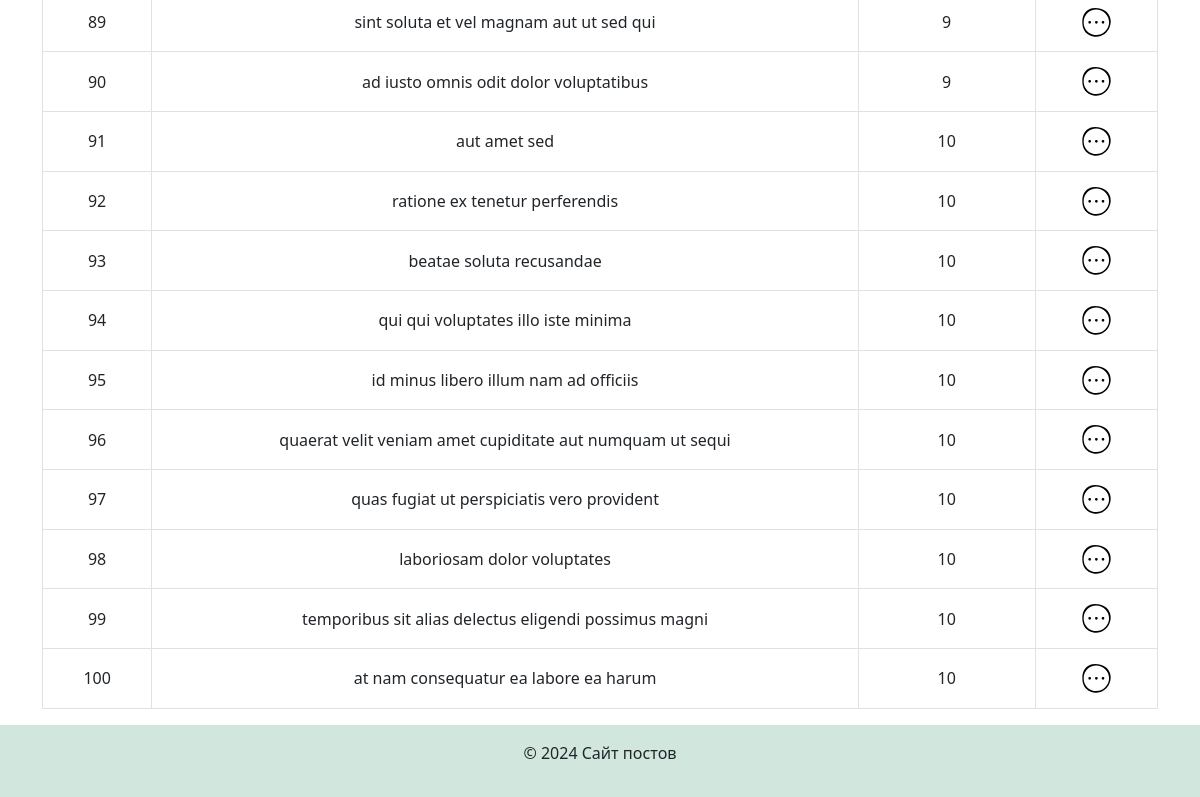
The app's page / (lower part), older data.
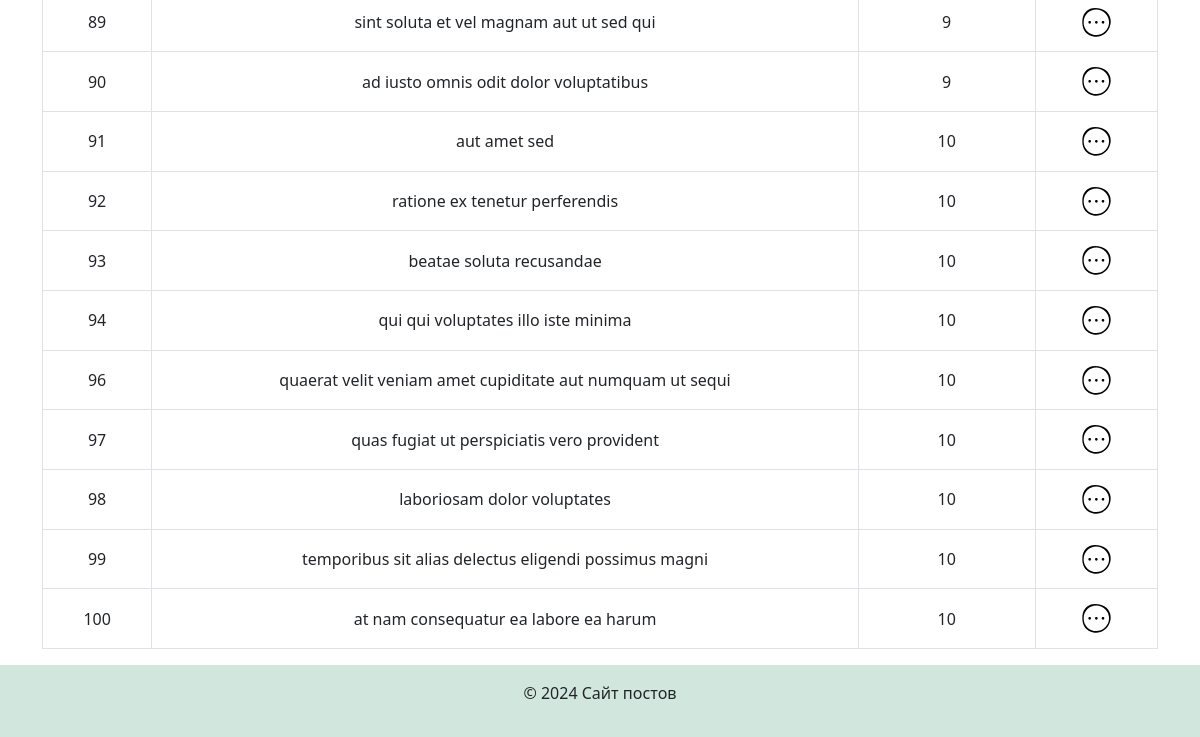
The same page, newer data.
### posts/models.py (models this page shows, shortened)
class Post(models.Model):
    id = models.IntegerField(primary_key=True)
    title = models.CharField(max_length=100)
    userId = models.IntegerField()
    body = models.TextField()

### posts/views.py (the view)
# urls.py: path('', views.post_list, name='post_list'),
def post_list(request):
    sort_by = request.GET.get('sort', 'id')
    search_query = request.GET.get('search', '')
    if search_query:
        posts = Post.objects.all().order_by('title')
        titles = [post.title for post in posts]
        s_index = binary_search(titles, search_query)
        if s_index != -1:
            s_posts = posts[s_index]
            posts = [s_posts]
        else:
            posts = []
    else:
        posts = Post.objects.all()
    posts_list = list(posts)
    if sort_by == 'id':
        bubble_sort(posts_list, key=lambda post: post.id)
    elif sort_by == 'title':
        bubble_sort(posts_list, key=lambda post: post.title.lower())
    return render(request, 'posts/post_list.html', {'posts': posts_list, 'sort_by': sort_by, 'search_query': search_query})

### posts/utils.py (called while the page is built)
def bubble_sort(data, key=lambda post: post):
    n = len(data)
    for i in range(n):
        swapped = False
        for j in range(0, n - i - 1):
            if key(data[j]) > key(data[j + 1]):
                data[j], data[j + 1] = data[j + 1], data[j]
                swapped = True
        if not swapped:
            break
    return data

### posts/templates/posts/post_list.html (shortened to what this page needs)
{% extends "posts/base.html" %}
{% block content %}
    <table class="table  table-bordered align-middle text-center table-hover">
        <tbody>
            {% for post in posts %}
                <tr>
                    <td scope="row">{{ post.id }}</td>
                    <td>{{ post.title }}</td>
                    <td>{{ post.userId}}</td>
                    <td>
                        <a href="{% url 'post_detail' pk=post.pk %}">
                        </a>
                    </td>
                </tr>
            {% endfor %}
        </tbody>
    </table>
{% endblock %}

Row changes from the older to the newer data that the page shows:
removed Post: id "95", title "id minus libero illum nam ad officiis", userId "10"
